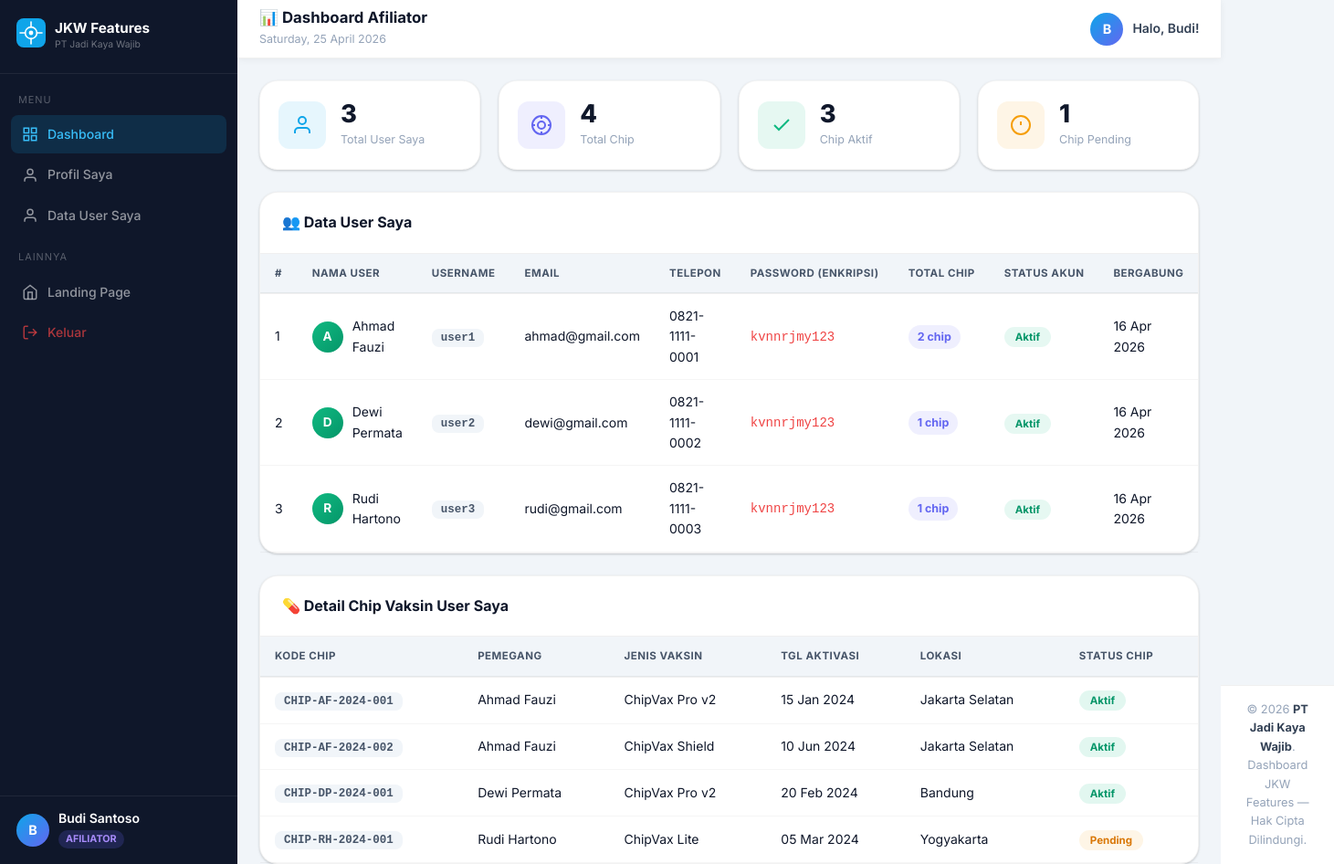
The app's page /dashboard.php (signed in) with its own data.
### tables this page shows
CREATE TABLE `users` (
  `id` int(11) NOT NULL,
  `nama` varchar(150) NOT NULL,
  `username` varchar(50) NOT NULL,
  `password` varchar(255) NOT NULL,
  `email` varchar(100) DEFAULT NULL,
  `telepon` varchar(20) DEFAULT NULL,
  `role` enum('admin','afiliator','user') DEFAULT 'user',
  `afiliator_id` int(11) DEFAULT NULL,
  `status` enum('aktif','nonaktif') DEFAULT 'aktif',
  `created_at` timestamp NOT NULL DEFAULT current_timestamp(),
  `password_plain` varchar(255) DEFAULT 'password123',
  `catatan_pribadi` text DEFAULT NULL
);

CREATE TABLE `data_vaksin` (
  `id` int(11) NOT NULL,
  `user_id` int(11) NOT NULL,
  `kode_chip` varchar(30) NOT NULL,
  `nama_pemegang` varchar(150) NOT NULL,
  `tanggal_aktivasi` date DEFAULT NULL,
  `jenis_vaksin` varchar(100) DEFAULT 'ChipVax Pro',
  `status_chip` enum('aktif','nonaktif','pending') DEFAULT 'aktif',
  `lokasi` varchar(150) DEFAULT NULL,
  `catatan` text DEFAULT NULL,
  `created_at` timestamp NOT NULL DEFAULT current_timestamp()
);

### config.php (called while the page is built, shortened)
<?php
function tglIndo($tgl) {
    $bulan = ['','Jan','Feb','Mar','Apr','Mei','Jun','Jul','Agu','Sep','Okt','Nov','Des'];
    $d = explode('-', $tgl);
    return "{$d[2]} {$bulan[(int)$d[1]]} {$d[0]}";
}
function rot21($str) {
    $result = '';
    for ($i = 0; $i < strlen($str ?? ''); $i++) {
        $c = ord($str[$i]);
        if ($c >= 97 && $c <= 122) {
            $result .= chr((($c - 97 + 21) % 26) + 97);
        } else if ($c >= 65 && $c <= 90) {
            $result .= chr((($c - 65 + 21) % 26) + 65);
        } else {
            $result .= $str[$i];
        }
    }
    return $result;
}
?>

### dashboard.php (the view, shortened to what this page needs)
<?php
require_once 'config.php';
$user_id   = $_SESSION['user_id'];
$user_nama = $_SESSION['user_nama'];
$user_role = $_SESSION['user_role'];
$users_list = null;
if ($user_role === 'afiliator') {
    $users_list = mysqli_query($conn, "SELECT u.*, COUNT(dv.id) as total_chip
        FROM users u
        LEFT JOIN data_vaksin dv ON dv.user_id = u.id
        WHERE u.afiliator_id = $user_id AND u.role='user'
        GROUP BY u.id
        ORDER BY u.nama ASC");
}
$stat_afiliator = [];
if ($user_role === 'afiliator') {
    $stat_afiliator = mysqli_fetch_assoc(mysqli_query($conn, "
        SELECT
            COUNT(DISTINCT u.id) as total_user,
            COUNT(dv.id) as total_chip,
            SUM(CASE WHEN dv.status_chip='aktif' THEN 1 ELSE 0 END) as chip_aktif,
            SUM(CASE WHEN dv.status_chip='pending' THEN 1 ELSE 0 END) as chip_pending
        FROM users u
        LEFT JOIN data_vaksin dv ON dv.user_id = u.id
        WHERE u.afiliator_id = $user_id AND u.role='user'
    "));
}
?>
<!DOCTYPE html>
<html lang="id">
<head>
    <link rel="stylesheet" href="style.css">
</head>
<body class="dashboard-body">
<aside class="sidebar" id="sidebar">
    <div class="sidebar-brand">
        <div class="sb-logo">
        </div>
        <div>
            <div class="sidebar-brand-name">JKW Features</div>
            <div class="sidebar-brand-sub">PT Jadi Kaya Wajib</div>
        </div>
    </div>
    <nav class="sidebar-nav">
        <div class="nav-section-label">Menu</div>
        <a href="dashboard.php" class="nav-item active" id="navDash">
            <svg width="18" height="18" viewBox="0 0 24 24" fill="none" stroke="currentColor" stroke-width="2"><rect x="3" y="3" width="7" height="7"/><rect x="14" y="3" width="7" height="7"/><rect x="14" y="14" width="7" height="7"/><rect x="3" y="14" width="7" height="7"/></svg>
            Dashboard
        </a>
        <a href="profil.php" class="nav-item">
            <svg width="18" height="18" viewBox="0 0 24 24" fill="none" stroke="currentColor" stroke-width="2"><path d="M20 21v-2a4 4 0 0 0-4-4H8a4 4 0 0 0-4 4v2"/><circle cx="12" cy="7" r="4"/></svg>
            Profil Saya
        </a>
        <?php if ($user_role === 'afiliator'): ?>
        <a href="dashboard.php#user-list" class="nav-item">
            <svg width="18" height="18" viewBox="0 0 24 24" fill="none" stroke="currentColor" stroke-width="2"><path d="M20 21v-2a4 4 0 0 0-4-4H8a4 4 0 0 0-4 4v2"/><circle cx="12" cy="7" r="4"/></svg>
            Data User Saya
        </a>
        <?php endif; ?>
        <div class="nav-section-label">Lainnya</div>
        <a href="index.php" class="nav-item">
            <svg width="18" height="18" viewBox="0 0 24 24" fill="none" stroke="currentColor" stroke-width="2"><path d="M3 9l9-7 9 7v11a2 2 0 0 1-2 2H5a2 2 0 0 1-2-2z"/><polyline points="9 22 9 12 15 12 15 22"/></svg>
            Landing Page
        </a>
        <a href="logout.php" class="nav-item nav-item-logout">
            <svg width="18" height="18" viewBox="0 0 24 24" fill="none" stroke="currentColor" stroke-width="2"><path d="M9 21H5a2 2 0 0 1-2-2V5a2 2 0 0 1 2-2h4"/><polyline points="16 17 21 12 16 7"/><line x1="21" y1="12" x2="9" y2="12"/></svg>
            Keluar
        </a>
    </nav>
    <div class="sidebar-user">
        <div class="user-avatar"><?= strtoupper(substr($user_nama, 0, 1)) ?></div>
        <div class="user-info">
            <div class="user-name"><?= htmlspecialchars($user_nama) ?></div>
            <div class="user-role-badge role-<?= $user_role ?>"><?= ucfirst($user_role) ?></div>
        </div>
    </div>
</aside>
<main class="main-content">
    <header class="topbar">
        <div class="topbar-title">
            <h2>
                <?php if ($user_role === 'admin'): ?>🛡️ Dashboard Admin
                <?php elseif ($user_role === 'afiliator'): ?>📊 Dashboard Afiliator
                <?php else: ?>💊 Data Chip Vaksin Saya
                <?php endif; ?>
            </h2>
            <span><?= date('l, d F Y') ?></span>
        </div>
        <div class="topbar-user">
            <div class="topbar-avatar"><?= strtoupper(substr($user_nama, 0, 1)) ?></div>
            <span>Halo, <?= htmlspecialchars(explode(' ', $user_nama)[0]) ?>!</span>
        </div>
    </header>
    <?php if ($user_role === 'afiliator'): ?>
    <div class="stats-grid">
        <div class="stat-card stat-blue">
            <div class="stat-icon"><svg width="24" height="24" viewBox="0 0 24 24" fill="none" stroke="currentColor" stroke-width="2"><path d="M20 21v-2a4 4 0 0 0-4-4H8a4 4 0 0 0-4 4v2"/><circle cx="12" cy="7" r="4"/></svg></div>
            <div class="stat-info"><div class="stat-value"><?= $stat_afiliator['total_user'] ?: 0 ?></div><div class="stat-label">Total User Saya</div></div>
        </div>
        <div class="stat-card stat-purple">
            <div class="stat-icon"><svg width="24" height="24" viewBox="0 0 24 24" fill="none" stroke="currentColor" stroke-width="2"><circle cx="12" cy="12" r="10"/><circle cx="12" cy="12" r="4"/><line x1="12" y1="2" x2="12" y2="5"/><line x1="12" y1="19" x2="12" y2="22"/><line x1="2" y1="12" x2="5" y2="12"/><line x1="19" y1="12" x2="22" y2="12"/></svg></div>
            <div class="stat-info"><div class="stat-value"><?= $stat_afiliator['total_chip'] ?: 0 ?></div><div class="stat-label">Total Chip</div></div>
        </div>
        <div class="stat-card stat-green">
            <div class="stat-icon"><svg width="24" height="24" viewBox="0 0 24 24" fill="none" stroke="currentColor" stroke-width="2"><polyline points="20 6 9 17 4 12"/></svg></div>
            <div class="stat-info"><div class="stat-value"><?= $stat_afiliator['chip_aktif'] ?: 0 ?></div><div class="stat-label">Chip Aktif</div></div>
        </div>
        <div class="stat-card stat-yellow">
            <div class="stat-icon"><svg width="24" height="24" viewBox="0 0 24 24" fill="none" stroke="currentColor" stroke-width="2"><circle cx="12" cy="12" r="10"/><line x1="12" y1="8" x2="12" y2="12"/><line x1="12" y1="16" x2="12.01" y2="16"/></svg></div>
            <div class="stat-info"><div class="stat-value"><?= $stat_afiliator['chip_pending'] ?: 0 ?></div><div class="stat-label">Chip Pending</div></div>
        </div>
    </div>
    <div class="card" id="user-list">
        <div class="card-header">
            <h3>👥 Data User Saya</h3>
        </div>
        <div class="table-wrapper">
            <table class="data-table">
                <thead>
                    <tr><th>#</th><th>Nama User</th><th>Username</th><th>Email</th><th>Telepon</th><th>Password (Enkripsi)</th><th>Total Chip</th><th>Status Akun</th><th>Bergabung</th></tr>
                </thead>
                <tbody>
                <?php if (mysqli_num_rows($users_list) === 0): ?>
                    <tr><td colspan="8" class="empty-row"><div class="empty-state">Belum ada user yang terdaftar di bawah Anda.</div></td></tr>
                <?php else: $no = 1; while ($u = mysqli_fetch_assoc($users_list)): ?>
                    <tr class="table-row">
                        <td><?= $no++ ?></td>
                        <td>
                            <div class="client-cell">
                                <div class="client-avatar av-green"><?= strtoupper(substr($u['nama'], 0, 1)) ?></div>
                                <span><?= htmlspecialchars($u['nama']) ?></span>
                            </div>
                        </td>
                        <td><code class="kode-badge"><?= htmlspecialchars($u['username']) ?></code></td>
                        <td><?= htmlspecialchars($u['email'] ?: '-') ?></td>
                        <td><?= htmlspecialchars($u['telepon'] ?: '-') ?></td>
                        <td><code style="color:var(--danger)"><?= htmlspecialchars(rot21($u['password_plain'])) ?></code></td>
                        <td>
                            <span class="chip-count"><?= $u['total_chip'] ?> chip</span>
                        </td>
                        <td><span class="status-badge status-<?= $u['status'] ?>"><?= ucfirst($u['status']) ?></span></td>
                        <td><?= tglIndo(substr($u['created_at'], 0, 10)) ?></td>
                    </tr>
                <?php endwhile; endif; ?>
                </tbody>
            </table>
        </div>
    </div>
    <div class="card">
        <div class="card-header"><h3>💊 Detail Chip Vaksin User Saya</h3></div>
        <div class="table-wrapper">
            <table class="data-table">
                <thead>
                    <tr><th>Kode Chip</th><th>Pemegang</th><th>Jenis Vaksin</th><th>Tgl Aktivasi</th><th>Lokasi</th><th>Status Chip</th></tr>
                </thead>
                <tbody>
                <?php
                $detail_chip = mysqli_query($conn, "
                    SELECT dv.*, u.nama as nama_user
                    FROM data_vaksin dv
                    JOIN users u ON u.id = dv.user_id
                    WHERE u.afiliator_id = $user_id
                    ORDER BY dv.created_at DESC
                ");
                if (mysqli_num_rows($detail_chip) === 0): ?>
                    <tr><td colspan="6" class="empty-row"><div class="empty-state">Belum ada data chip.</div></td></tr>
                <?php else: while ($dc = mysqli_fetch_assoc($detail_chip)): ?>
                    <tr class="table-row">
                        <td><span class="kode-badge"><?= htmlspecialchars($dc['kode_chip']) ?></span></td>
                        <td><?= htmlspecialchars($dc['nama_pemegang']) ?></td>
                        <td><?= htmlspecialchars($dc['jenis_vaksin']) ?></td>
                        <td><?= tglIndo($dc['tanggal_aktivasi']) ?></td>
                        <td><?= htmlspecialchars($dc['lokasi'] ?: '-') ?></td>
                        <td><span class="status-badge status-chip-<?= $dc['status_chip'] ?>"><?= ucfirst($dc['status_chip']) ?></span></td>
                    </tr>
                <?php endwhile; endif; ?>
                </tbody>
            </table>
        </div>
    </div>
    <?php endif; ?>
</main>
<footer class="dashboard-footer">
    <p>&copy; <?= date('Y') ?> <strong>PT Jadi Kaya Wajib</strong>. Dashboard JKW Features — Hak Cipta Dilindungi.</p>
</footer>
</body>
</html>

### records on screen
users: nama "A", nama "Ahmad Fauzi", username "user1", email "ahmad@gmail.com", telepon "0821-1111-0001", password_plain "kvnnrjmy123", total_chip "2", status "Aktif", created_at "16 Apr 2026"
users: nama "D", nama "Dewi Permata", username "user2", email "dewi@gmail.com", telepon "0821-1111-0002", password_plain "kvnnrjmy123", total_chip "1", status "Aktif", created_at "16 Apr 2026"
users: nama "R", nama "Rudi Hartono", username "user3", email "rudi@gmail.com", telepon "0821-1111-0003", password_plain "kvnnrjmy123", total_chip "1", status "Aktif", created_at "16 Apr 2026"
data_vaksin: kode_chip "CHIP-AF-2024-001", nama_pemegang "Ahmad Fauzi", jenis_vaksin "ChipVax Pro v2", tanggal_aktivasi "15 Jan 2024", lokasi "Jakarta Selatan", status_chip "Aktif"
data_vaksin: kode_chip "CHIP-AF-2024-002", nama_pemegang "Ahmad Fauzi", jenis_vaksin "ChipVax Shield", tanggal_aktivasi "10 Jun 2024", lokasi "Jakarta Selatan", status_chip "Aktif"
data_vaksin: kode_chip "CHIP-DP-2024-001", nama_pemegang "Dewi Permata", jenis_vaksin "ChipVax Pro v2", tanggal_aktivasi "20 Feb 2024", lokasi "Bandung", status_chip "Aktif"
data_vaksin: kode_chip "CHIP-RH-2024-001", nama_pemegang "Rudi Hartono", jenis_vaksin "ChipVax Lite", tanggal_aktivasi "05 Mar 2024", lokasi "Yogyakarta", status_chip "Pending"

### other values on screen
substr($user_nama, 0, 1) "B"
$user_nama "Budi Santoso"
$user_role "AFILIATOR"
explode(' ', $user_nama)[0] "Budi"
$stat_afiliator['total_user'] ?: 0 "3"
$stat_afiliator['total_chip'] ?: 0 "4"
$stat_afiliator['chip_aktif'] ?: 0 "3"
$stat_afiliator['chip_pending'] ?: 0 "1"
